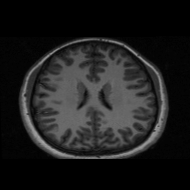
#> input picture Vezba13/mr_01.png, 190 x 190 px, found by its file name
$ jupyter execute 06_segmentacija.ipynb   (shell and % lines are left out)   (older library calls are emulated)
#> lines starting #> are read from the running program, lines starting #| are printed output that depends on the picture; after the words box and inside, x2 and y2 are one past the last pixel; in counts of white or black regions, pixels touching at a corner belong together
### utils/osum.py
import math
import cv2
import os
import numpy as np
from scipy.ndimage.filters import maximum_filter, convolve1d
from scipy.interpolate import interp2d
import matplotlib.pyplot as plt


def gaussian(n=5, sigma=1):

    x = range(-int(n/2), int(n/2)+1)
    # raspakivanje liste
    x_osa = [*x]
    # prolazak kroz svaki element liste
    f = [1/(sigma*math.sqrt(2*math.pi))*math.exp(-float(el)**2/(2*sigma**2)) for el in x]

    return f, x_osa


def im_norm(im):
    im_n = (im-im.min())/(im.max()-im.min())
    return im_n


# [429 lines left out: functions im_pyr_decomp, im_pyr_recon, data_fname_split, read_raw, log_LUT, sigmLUT and 5 more, not called in this run]


def disp_im(im, title='', lmin=0, lmax=255):

    fig = plt.figure()
    ax = fig.add_axes([0,0,1,1])
    ax.imshow(im, cmap='gray', vmin=lmin, vmax=lmax)
    plt.axis('off')
    plt.title(title)


# lokalna normalizacija Gaus
# [53 lines left out: functions z_norm, integral_img, z_norm2, not called in this run]

def sobel_grad(im):
    im = np.float32(im)
    sx = cv2.Sobel(im, dx=1, dy=0, ksize=3, ddepth=cv2.CV_32F)
    sy = cv2.Sobel(im, dx=0, dy=1, ksize=3, ddepth=cv2.CV_32F)
    sx = sx/8
    sy = sy/8
    s = sx**2+sy**2
    g = np.sqrt(s)
    o = np.arctan(sy/(sx + np.finfo(float).eps))

    return sx, sy, g, o


# [44 lines left out: function imq_qab, not called in this run]

# 2.3
def tanimoto(a,b):

    t = np.sum(np.logical_and(a,b))/np.sum(np.logical_or(a,b))
    return t

### 06_segmentacija.ipynb
<a href="https://colab.research.google.com/github/nebojsa-bozanic/BMI_OSuM/blob/dev/06_segmentacija.ipynb" target="_parent"></a>

<h1>Obrada slike u medicini (BMI)</h1>

Literatura: https://moodle.telekom.ftn.uns.ac.rs/course/view.php?id=82

Laboratorijska vežba 13: Segmentacija primenom praga

Potrebne biblioteke: cv2, numpy, matplotlib.pyplot, osum, scipy.ndimage.convolve1d, scipy.signal.find_peaks

[cell 1]
%cd /content/BMI_OSuM

[cell 2]
import cv2
import numpy as np
import matplotlib.pyplot as plt
from scipy.ndimage import convolve1d
from scipy.signal import find_peaks

[cell 3]
import sys
sys.path.append('/content/BMI_OSuM/utils')
import osum

# 1. Traženje praga za segmentaciju analizom histograma

1.1 U skripti v13_1.py u promenljivu im učitati jednu od slika mr_0X.png. Prikazati sliku. Cilj je segmentacija bele moždane mase iz MRI slika glave. Bela masa je prilično homogeno tkivo koje se nalazi u središnjem delu mozga i karakteriše je visok intenzitet u MRI T1 slikama. Zato se da lako segmentirati kroz jednostavnu klasifikaciju intenziteta.

[cell 4]
# 1.1
im = cv2.imread('mr_01.png', cv2.IMREAD_GRAYSCALE)
#> im is the input picture: shape (190, 190); min 0, max 165, mean 29.5
osum.disp_im(im, title='Ulazna slika')

1.2 Napraviti i prikazati histogram slike im. Koliko modova ima histogram?

[cell 5]
# 1.2
h, g = np.histogram(im, np.arange(0, 256))
#> h = 255 values, max 12927 at index 0, min 0 at index 3, mean 141.6; g = 256 values from 0 to 255
plt.figure()
plt.plot(g[:-1], h)
#> figure, not shown here; curve peaks at x = 0, y = 12927

1.3 Na osnovu izgleda histograma izaberite donji prag t1 i gornji prag t2 za koje vam se čini da će najbolje odvojiti belu masu od ostalih tkiva. Podeliti sliku na dva segmenta pomoću pragova (binarna slika koja je 1 tamo gde je bela masa, a 0 drugde). Da li vam se čini da je segmentacija dobra?

[cell 6]
# 1.3
t1 = 75
t2 = 115
im_s1 = np.logical_and((im>t1), (im<t2))
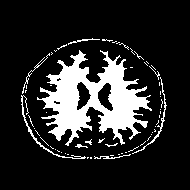
#> im_s1: shape (190, 190) bool; 16.1% white; 59 white regions (51 under 20 px), largest, box (x1, y1, x2, y2) and area: (37, 50, 152, 146) 4952, (21, 95, 86, 159) 213, (132, 77, 167, 154) 149
osum.disp_im(im_s1, lmin=0, lmax=1, title='Rucno nadjeni pragovi za segmentaciju')

1.4 Sada ćemo pokušati da automatski pronađemo prag iz histograma. Prvi korak je ublažavanje, tj. NF filtriranje (Gausovim filtrom) histograma kako bi se suzbile sitne lokalne varijacije.

[cell 7]
# 1.4
f, x_osa = osum.gaussian(21, 4)
# plt.figure()
# plt.plot(x_osa, f)
# plt.show()
h_f = convolve1d(h, f, mode='nearest')
#> h_f = 255 values, max 7524 at index 0, min 0 at index 162, mean 191.2

1.5 Pronaći pikove u isfiltriranom histogramu upotrebom funkcije find_peaks. Prilagoditi parametre (height, distance, prominence…) tako da funkcija pronađe lokalne maksimume (pikove) modova sive mase i bele mase. Prikazati pikove na histogramu.

[cell 8]
# 1.5
peaks, props = find_peaks(h_f, distance=30, prominence=50)
#> peaks = [48, 98]; props = {'prominences': [88, 153], 'left_bases': [29, 29], 'right_bases': [78, 162]}
plt.figure()
plt.plot(g[:-1], h_f)
plt.plot(peaks, h_f[peaks], marker='*', linestyle='None')
plt.title('Lokalni maksimumi na ublazenom histogramu')
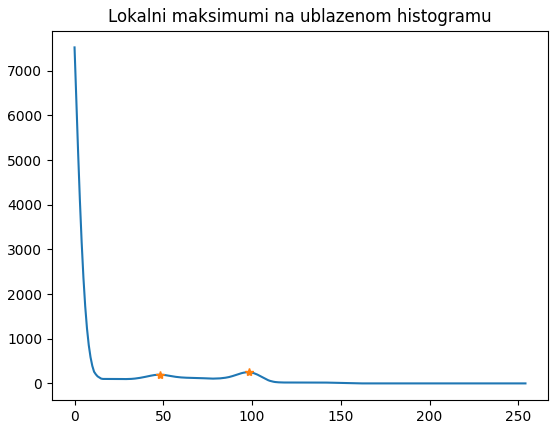
#> figure drawn by matplotlib, 1 panel; curve peaks at x = 0, y = 7524

1.6 Prag za segmentaciju izračunati kao srednju vrednost između intenziteta na kojem se nalazi lokalni maksimum moda sive mase i lokalni maksimum moda bele mase. Segmentirati sliku upotrebom ovog praga. Da li je pronađeni prag blizu ručno definisanog praga t1?

[cell 9]
# 1.6
vals = g[peaks]
#> vals = [48, 98]
tr = (g[peaks[0]]+g[peaks[1]])/2
#> tr = 73

im_s2 = im>tr
#> im_s2: shape (190, 190) bool; 19% white; 10 white regions (5 under 20 px), largest, box (x1, y1, x2, y2) and area: (37, 50, 152, 147) 5162, (21, 38, 167, 159) 1580, (75, 143, 88, 148) 28, (85, 138, 93, 146) 26, (104, 143, 118, 147) 21
osum.disp_im(im_s2, lmin=0, lmax=1, title='Automatski pronadjen prag za segmentacijju')

# 2. Procena kvaliteta segmentacije i optimalni prag

2.1 Da bismo proverili kvalitet naše segmentacije potrebno je da segmentiranu sliku uporedimo sa referentnom slikom. Svaka mr_0X.png slika ima odgovarajuću
lab_0X.png sliku na kojoj su ručno označeni različiti segmenti. Prikazati odgovarajuću lab_0X.png sliku. Koliko segmenata je označeno na slici?

[cell 10]
# 2.1
lab = cv2.imread('lab_01.png', cv2.IMREAD_GRAYSCALE)
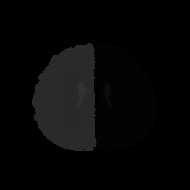
#> input picture Vezba13/lab_01.png, 190 x 190 px, found by its file name
#> lab is the input picture: shape (190, 190); min 0, max 50, mean 6.6
osum.disp_im(lab, lmin=lab.min(), lmax=lab.max(), title='Rucno labelirana slika')

labs = np.unique(lab)
#> labs = [0, 2, 3, 4, 11, 41, 42, 43, 50]

2.2 Izdvojiti belu masu desne i leve hemisfere u referentnu sliku lS.

[cell 11]
# 2.2
lD = lab == 41  # bela masa desne hemisfere
#> lD: shape (190, 190) bool; 7.9% white; 4 white regions (1 under 20 px), largest, box (x1, y1, x2, y2) and area: (36, 48, 95, 147) 2766, (74, 143, 89, 148) 40, (85, 138, 93, 146) 28
lL = lab == 2  # bela masa leve hemisfere
#> lL: shape (190, 190) bool; 7.4% white; 2 white regions (1 under 20 px), largest, box (x1, y1, x2, y2) and area: (94, 48, 153, 147) 2640
lS = np.logical_or(lL, lD)
#> lS: shape (190, 190) bool; 15.2% white; 5 white regions (2 under 20 px), largest, box (x1, y1, x2, y2) and area: (36, 48, 153, 147) 5406, (74, 143, 89, 148) 40, (85, 138, 93, 146) 28
osum.disp_im(lD, title='lD', lmin=0, lmax=1)
osum.disp_im(lL, title='lL', lmin=0, lmax=1)
osum.disp_im(lS, title='lS', lmin=0, lmax=1)

2.3 U skripti osum.py napraviti funkciju tanimoto koja kao ulaz uzima dve binarne slike, a vraća njihov Tanimoto presek kao skalarnu vrednost. Tanimoto presek je količnik preseka dva skupa i njihove unije. Veća vrednost ukazuje na veću sličnost između slika. U slučaju binarnih slika, viđenih kao skupova, presek je suma minimalnih vrednosti na svakom pikselu (ili logičko ∧), dok je unija maksimalna vrednost (ili logičko ∨).

2.4 Izračunati tanimoto presek između referentne slike lS i slika dobijenih u 1.3 i 1.6. Da li slike liče?

[cell 12]
# 2.4
t1 = osum.tanimoto(lS, im_s1)
#> in tanimoto, `t = np.sum(np.logical_and(a,b))/np.sum(np.logical_or(a,b))`: t = 0.778
#> t1 = 0.778
t2 = osum.tanimoto(lS, im_s2)
#> t2 = 0.702

2.5 Prikazati sliku apsolutnih razlika između referentne slike i slika iz 1.3 i 1.6. Na kojim regionima je došlo do najvećih grešaka u segmentaciji?

[cell 13]
# 2.5
abs1 = np.abs(np.uint8(lS)-np.uint8(im_s1))
osum.disp_im(abs1, lmin=0, lmax=1, title='Apsolutne razlike im_s1 i lS')
abs2 = np.abs(np.uint8(lS)-np.uint8(im_s2))
osum.disp_im(abs2, lmin=0, lmax=1, title='Apsolutne razlike im_s2 i lS')

2.6 Sada ćemo pokušati da pronađemo optimalni prag za segmentaciju. Raditi
segmentaciju u petlji čija je promenljiva vrednost. Segmentiranu sliku onda uporediti sa referentnom pomoću tanimoto indeksa. Optimalni prag je onaj za koji je dobiven najveći tanimoto indeks. Koliko se taj prag razlikuje od onog iz 1.6? Prikazati sliku nakon segmentacije.

[cell 14]
# 2.6
t = []
pr = []
for p in range(im.min()+10, im.max()-9, 10):
    imS = im>p
    t.append(osum.tanimoto(imS, lS))
    pr.append(p)
#> this loop made 15 passes
#> t in tanimoto on passes 1 to 12: 0.364, 0.388, 0.421, 0.461, 0.548, 0.635, 0.699, 0.67, 0.548, 0.174, 0, 0
#> pass 1, `imS = im>p`:
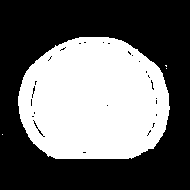
#> imS: shape (190, 190) bool; 41.8% white; 4 white regions (3 under 20 px), largest, box (x1, y1, x2, y2) and area: (18, 37, 170, 159) 15090
#> after the loop:
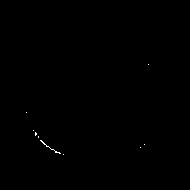
#> imS: shape (190, 190) bool; 0.12% white in thin lines or dots, all inside (x1, y1, x2, y2) = (26, 64, 149, 155)
#> after the loop, pr = [10, 20, 30, 40, 50, 60, 70, 80, 90, 100, 110, 120, 130, 140, 150]; t = [0.364, 0.388, 0.421, 0.461, 0.548, 0.635, 0.699, 0.67, 0.548, 0.174, 0, 0, 0, 0, 0]

ind = np.argmax(t)
#> ind = 6
maxT = t[ind]
#> maxT = 0.699
optP = pr[ind]
#> optP = 70

im_s3 = im>optP
#> im_s3: shape (190, 190) bool; 19.9% white; 8 white regions (3 under 20 px), largest, box (x1, y1, x2, y2) and area: (36, 50, 152, 147) 5420, (21, 38, 167, 159) 1682, (74, 143, 88, 148) 34, (85, 138, 93, 146) 31, (98, 138, 106, 144) 23
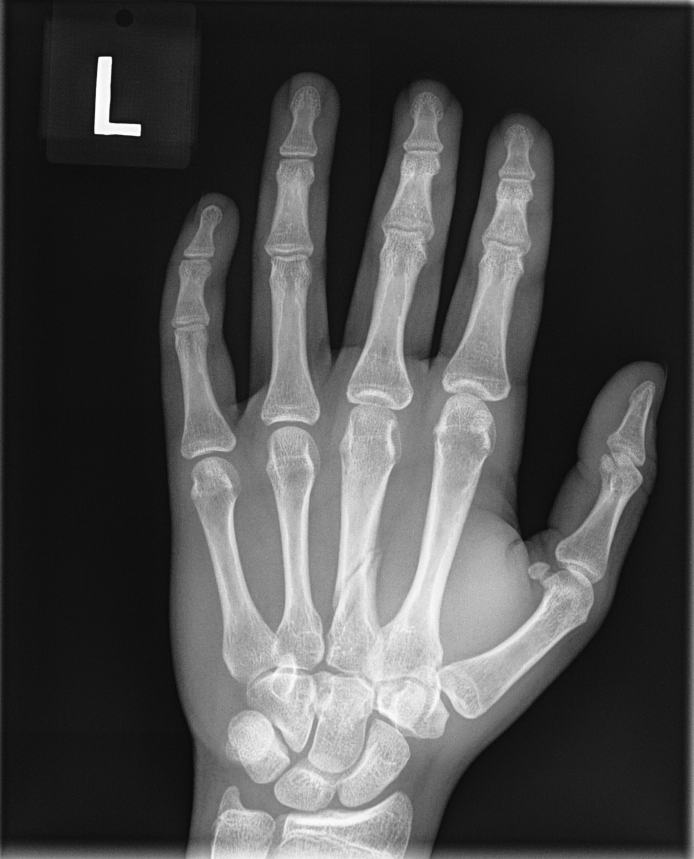
#> input picture Vezba13/hand.tif, 1387 x 1718 px, found by its file name (shown at 1/2 size)
#> further down, im is the input picture: shape (1718, 1387); min 9, max 255, mean 74.8
osum.disp_im(im_s3, lmin=0, lmax=1, title='Optimalni prag: '+str(optP))

# 3. Traženje praga za segmentaciju analizom ivičnih piksela

3.1 U skripti v13_2.py u promenljivu im učitati sliku hand.tif. Smanjiti rezoluciju slike, npr. na 2 nivo Gausove piramide i tu sliku nazvati im_g. Prikazati im i im_g.

[cell 15]
def im_pyr_decomp(im, N):

#> called with N = 3
    size_vec  = im.shape
#> size_vec = (1718, 1387)
    red_faktor = 2**N
    add_size = np.flip([int((np.ceil(el / red_faktor) * red_faktor - el)) for el in im.shape])
#> add_size = [5, 2]
    [v, s] = im.shape
#> v = 1718; s = 1387
    opim = np.zeros((add_size[1] + v, add_size[0] + s))
    opim[0: v, 0: s] = im
    opim[v + 1: v + add_size[1], :] = opim[v:v-add_size[1]+1:-1, :]
    opim[:, s + 1: s + add_size[0]] = opim[:, s:s - add_size[0] + 1:-1]
    im = opim


    # Funkcija pravi Gausovu i Laplasovu piramidu od N nivoa od slike im
    GPyr = []
    LPyr = []
    for i in range(N):
        GPyr.append(im)
        g = cv2.pyrDown(im, borderType=cv2.BORDER_REPLICATE)
        g_up = cv2.pyrUp(g, cv2.BORDER_REPLICATE)


        l = im - g_up
        LPyr.append(l)
        im = g
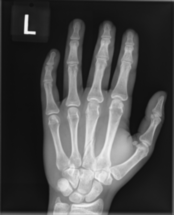
#> g: shape (215, 174) float64; min 14.69, max 245.2, mean 74.6
#> after the loop, GPyr = 3 items; LPyr = 3 items
    Res = im
    return LPyr, GPyr, Res, size_vec

[cell 16]
# 3.1
im = cv2.imread('hand.tif', cv2.IMREAD_GRAYSCALE)
# im = cv2.imread('shoulder.png', cv2.IMREAD_GRAYSCALE)  # 3.10
osum.disp_im(im, title='Ulazna slika')

LPyr, GPyr, Res, size_vec = im_pyr_decomp(im, 3)
#> LPyr = 3 items; GPyr = 3 items; size_vec = (1718, 1387)
im_g = GPyr[2]
osum.disp_im(im_g, 'Ulazna slika na nizoj rezoluciji')

3.2 Izračunati gradijente po x i y, magnitudu gradijenta i orijentaciju koristeći funkciju osum.sobel_grad. Prikazati sve dobijene slike i izanalizirati šta koja predstavlja.

[cell 17]
# 3.2
sx, sy, g, o = osum.sobel_grad(im_g)
osum.disp_im(sx, title='Gradijent po x', lmin=sx.min(), lmax=sx.max())
osum.disp_im(sy, title='Gradijent po y', lmin=sy.min(), lmax=sy.max())
osum.disp_im(g, title='Magnituda gradijenta', lmin=g.min(), lmax=g.max())
osum.disp_im(o, title='Orijentacija gradijenta', lmin=o.min(), lmax=o.max())

3.3 Normalizovati magnitudu gradijenta na opseg [0, 1] i napraviti binarnu masku im_gs gde su prikazane lokacije na kojima se nalazi jak gradijent, odnosno gde je magnitude gradijenta veća od 0.1 (vrednost može da se menja). Prikazati tu masku.

[cell 18]
# 3.3
g = osum.im_norm(g)
t = 0.1
im_gs = g>t
#> im_gs: shape (430, 348) bool; 13.2% white in thin lines or dots
osum.disp_im(im_gs, lmin=0, lmax=1, title='Lokacije sa jakim gradijentom')

3.4 Primeniti morfološku operaciju dilatacije na im_gs koristeći kvadrat 3x3 kao strukturni element. Tako dobijena slika d predstavlja ivice i susedne piksele oko ivica.

[cell 19]
# 3.4
d = cv2.dilate(np.uint8(im_gs), np.ones((3,3)))
#> d: shape (430, 348); values 0 (black) and 1 (white), 26.2% white; 30 white regions (19 under 20 px), largest, box (x1, y1, x2, y2) and area: (0, 0, 348, 430) 37230, (172, 0, 348, 6) 711, (45, 26, 74, 71) 674
osum.disp_im(d, lmin=0, lmax=1, title='Ivice i susedi oko njih')

3.5 Napraviti binarnu sliku d2 na kojoj su predstavljeni samo susedni pikseli oko ivica. To se dobija operacijom logičko i između d i invertovane im_gs.

[cell 20]
# 3.5
d2 = np.logical_and(d, np.logical_not(im_gs))
#> d2: shape (430, 348) bool; 13.1% white in thin lines or dots
osum.disp_im(np.logical_not(im_gs), lmin=0, lmax=1, title='Invertovana slika ivica')
osum.disp_im(d2, lmin=0, lmax=1, title='Susedi oko ivica')
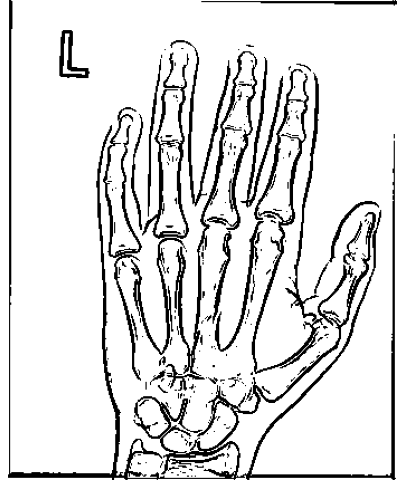
#> figure drawn by matplotlib, 1 panel

3.6 Prag t0 se procenjuje kao srednja vrednost susednih piksela, tj. srednja vrednost na lokacijama definisanim u d2.

[cell 21]
# 3.6
t0 = np.mean(im_g[d2])
#> t0 = 119.1

3.7 Napraviti binarne mape g_svetlo i g_tamno koje predstavljaju lokacije piksela koji imaju veći (anatomija) odnosno manji intenzitet (pozadina) od t0.

[cell 22]
# 3.7
g_tamno = im_g<t0
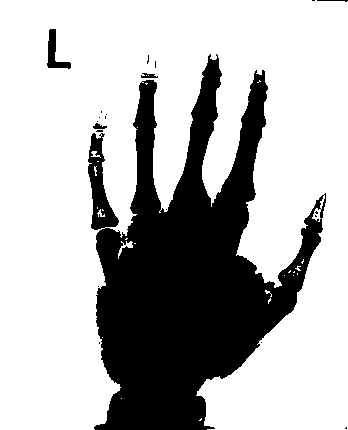
#> g_tamno: shape (430, 348) bool; 71.1% white; 21 black regions (16 under 20 px), largest, box (x1, y1, x2, y2) and area: (88, 54, 326, 430) 42720, (47, 29, 71, 69) 384, (141, 73, 158, 78) 57, (93, 123, 107, 129) 51, (317, 0, 348, 2) 33
g_svetlo = im_g>=t0
osum.disp_im(g_tamno, lmin=0, lmax=1, title='Pozadina')
osum.disp_im(g_svetlo, lmin=0, lmax=1, title='Anatomija')

3.8 Prag t_svetlo se računa kao prosečna vrednost na lokacijama definisanim u g_svetlo, a t_tamno kao prosečna vrednost na lokacijama definisanim u g_tamno. Konačni prag za segmentaciju tc dobija se kao prosek t_svetlo i t_tamno.

[cell 23]
# 3.8
t_svetlo = np.mean(im_g[g_svetlo])
#> t_svetlo = 169
t_tamno = np.mean(im_g[g_tamno])
#> t_tamno = 36.2
tc = (t_svetlo+t_tamno)/2
#> tc = 102.6

3.9 Primeniti prag na sliku im i prikazati rezultat segmentacije. Da li je rezultat zadovoljavajuć?

[cell 24]
# 3.9
im_s = im>tc
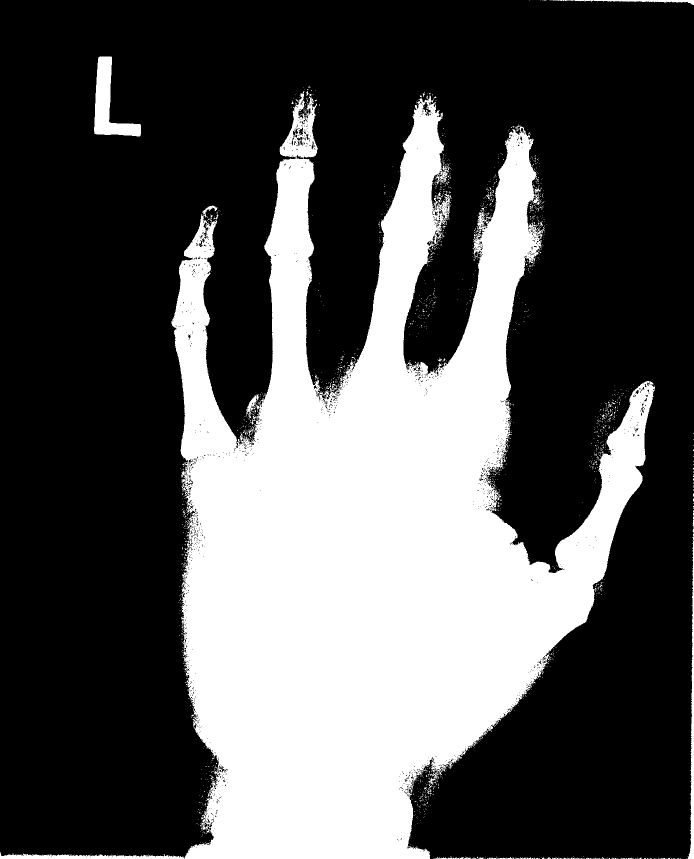
#> im_s: shape (1718, 1387) bool (shown at 1/2 size); 32.4% white; 1661 white regions (1628 under 20 px), largest, box (x1, y1, x2, y2) and area: (0, 183, 1310, 1718) 756223, (188, 113, 282, 273) 6051, (1375, 1082, 1387, 1718) 2383
osum.disp_im(im>tc, lmin=0, lmax=1, title='Segmentirana slika')

3.10 Ponoviti algoritam za sliku shoulder.png. Da li je rezultat segmentacije
zadovoljavajuć?
